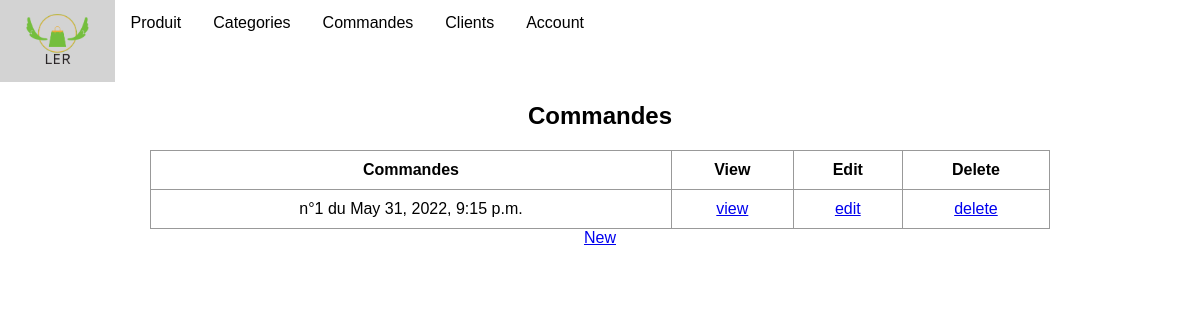
/employer/commandes/list/, run on an earlier commit of the app's database.
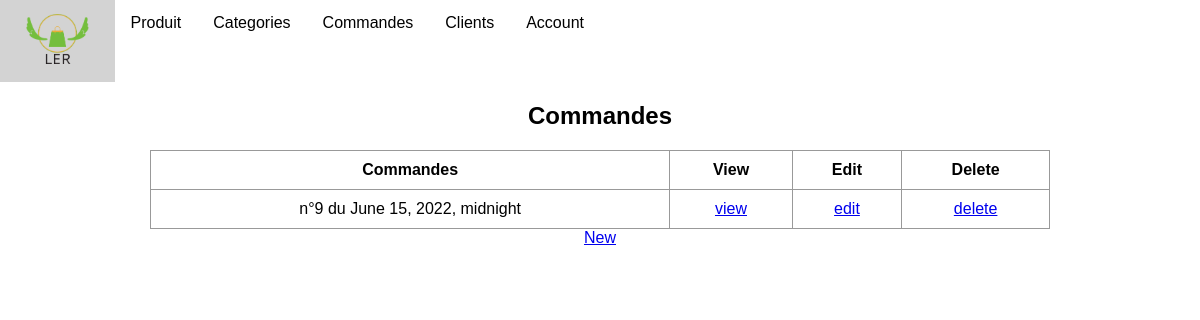
And on a later commit of the database.
### employer/models.py (models this page shows, shortened)
class Commandes(models.Model):
    client = models.ForeignKey(Clients,on_delete=models.CASCADE,null=False)
    date = models.DateTimeField(null=False)
    commande = models.TextField(null=False,default="{}")

### employer/views/commandes/commandes_list.py (the view)
# urls.py: path('commandes/list/', CommandesListView.as_view(), name='commandes_list'),
class CommandesListView(ListView):
    model = Commandes
    template_name = "commandes/commandes_list.html"

### Drive/templates/commandes/commandes_list.html (shortened to what this page needs)
{% extends "main.html" %}
{% block content %}
<h2 class="form-title">Commandes</h2>
<table class="table table-fluid">
    <thead>
        <tr>
            <th>Commandes</th>
            <th>View</th>
            <th>Edit</th>
            <th>Delete</th>
        </tr>
    </thead>
    <tbody>
        {% for Commandes in object_list %}
        <tr>
            <td>n°{{ Commandes.id }} du {{ Commandes.date }}</td>
            <td><a href="{% url "commandes_show" Commandes.id %}">view</a></td>
            <td><a href="{% url "commandes_update" Commandes.id %}">edit</a></td>
            <td><a href="{% url "commandes_delete" Commandes.id %}">delete</a></td>
        </tr>
        {% endfor %}
    </tbody>
</table>
<a href="{% url "commandes_create" %}">New</a>
</div>
{% endblock %}

What changed in the data, as far as the page shows it:
removed Commandes: id "1", date "May 31, 2022, 9:15 p.m."
added Commandes: id "9", date "June 15, 2022, midnight"
